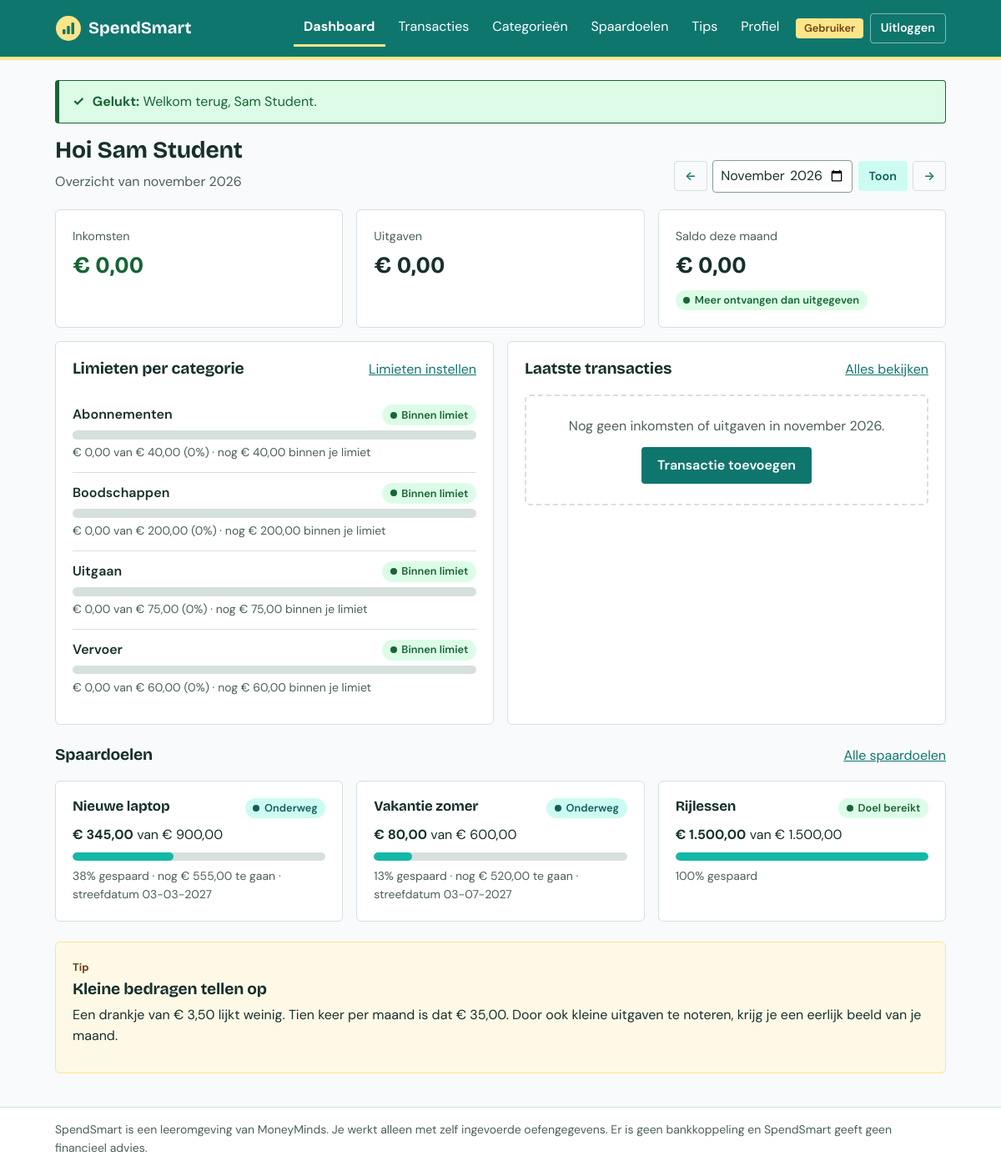
Screenshot of /dashboard?month=2026-11 (signed in) with the database file from the repository.
### tables this page shows
CREATE TABLE users (
    id              INT UNSIGNED NOT NULL AUTO_INCREMENT,
    name            VARCHAR(100) NOT NULL,
    email           VARCHAR(190) NOT NULL,
    password_hash   VARCHAR(255) NOT NULL,
    role            ENUM('user', 'content_manager') NOT NULL DEFAULT 'user',
    created_at      DATETIME NOT NULL DEFAULT CURRENT_TIMESTAMP,
    updated_at      DATETIME NOT NULL DEFAULT CURRENT_TIMESTAMP ON UPDATE CURRENT_TIMESTAMP,
    PRIMARY KEY (id),
    UNIQUE KEY users_email_unique (email)
);

CREATE TABLE categories (
    id                      INT UNSIGNED NOT NULL AUTO_INCREMENT,
    user_id                 INT UNSIGNED NOT NULL,
    suggestion_id           INT UNSIGNED NULL,
    name                    VARCHAR(60) NOT NULL,
    type                    ENUM('income', 'expense') NOT NULL,
    monthly_budget_cents    INT UNSIGNED NULL,
    created_at              DATETIME NOT NULL DEFAULT CURRENT_TIMESTAMP,
    updated_at              DATETIME NOT NULL DEFAULT CURRENT_TIMESTAMP ON UPDATE CURRENT_TIMESTAMP,
    PRIMARY KEY (id),
     
    UNIQUE KEY categories_user_name_type_unique (user_id, name, type),
    KEY categories_suggestion_id_index (suggestion_id),
    CONSTRAINT categories_user_fk FOREIGN KEY (user_id)
        REFERENCES users (id) ON DELETE CASCADE,
     
    CONSTRAINT categories_suggestion_fk FOREIGN KEY (suggestion_id)
        REFERENCES category_suggestions (id) ON DELETE SET NULL,
    CONSTRAINT categories_budget_check CHECK (monthly_budget_cents IS NULL OR monthly_budget_cents <= 999999999)
);

CREATE TABLE savings_goals (
    id              INT UNSIGNED NOT NULL AUTO_INCREMENT,
    user_id         INT UNSIGNED NOT NULL,
    name            VARCHAR(100) NOT NULL,
    target_cents    INT UNSIGNED NOT NULL,
    saved_cents     INT UNSIGNED NOT NULL DEFAULT 0,
    target_date     DATE NULL,
    created_at      DATETIME NOT NULL DEFAULT CURRENT_TIMESTAMP,
    updated_at      DATETIME NOT NULL DEFAULT CURRENT_TIMESTAMP ON UPDATE CURRENT_TIMESTAMP,
    PRIMARY KEY (id),
    KEY savings_goals_user_index (user_id),
    CONSTRAINT savings_goals_user_fk FOREIGN KEY (user_id)
        REFERENCES users (id) ON DELETE CASCADE,
    CONSTRAINT savings_goals_amounts_check CHECK (
        target_cents > 0 AND target_cents <= 999999999 AND saved_cents <= 999999999
    )
);

CREATE TABLE tips (
    id              INT UNSIGNED NOT NULL AUTO_INCREMENT,
    title           VARCHAR(150) NOT NULL,
    body            TEXT NOT NULL,
    is_published    TINYINT(1) NOT NULL DEFAULT 0,
    published_at    DATETIME NULL,
    author_id       INT UNSIGNED NULL,
    created_at      DATETIME NOT NULL DEFAULT CURRENT_TIMESTAMP,
    updated_at      DATETIME NOT NULL DEFAULT CURRENT_TIMESTAMP ON UPDATE CURRENT_TIMESTAMP,
    PRIMARY KEY (id),
    KEY tips_published_index (is_published, published_at),
    CONSTRAINT tips_author_fk FOREIGN KEY (author_id)
        REFERENCES users (id) ON DELETE SET NULL
);

### app/Views/partials/goal-card.php (the view, shortened to what the rows shown need)
<?php
$target = (int) $goal['target_cents'];
$saved = (int) $goal['saved_cents'];
$percentage = Money::percentage($saved, $target);
$width = bar_width($percentage);
$isReached = $saved >= $target;
$withActions ??= false;
?>
<article class="card goal-card">
    <div class="goal-card__header">
        <h3 class="goal-card__title"><?= e($goal['name']) ?></h3>
        <span class="status <?= $isReached ? 'status--ok' : 'status--progress' ?>">
            <?= $isReached ? 'Doel bereikt' : 'Onderweg' ?>
        </span>
    </div>
    <p class="goal-card__amount">
        <strong><?= e(money($saved)) ?></strong> van <?= e(money($target)) ?>
    </p>
    <div class="bar" role="img" aria-label="<?= e($percentage . '% van het doel gespaard') ?>">
        <div class="bar__fill <?= $isReached ? 'bar__fill--ok' : 'bar__fill--progress' ?> w-<?= $width ?>"></div>
    </div>
    <p class="goal-card__meta">
        <?= e($percentage) ?>% gespaard
        <?php if (!$isReached): ?>
            &middot; nog <?= e(money($target - $saved)) ?> te gaan
        <?php endif; ?>
        <?php if ($goal['target_date'] !== null): ?>
            &middot; streefdatum <?= e(format_date($goal['target_date'])) ?>
        <?php endif; ?>
    </p>
</article>

### app/Core/Router.php (shortened to what the rows shown need)
<?php
final class Router
{
    private array $routes = [];
    public function dispatch(Request $request): void
    {
        $path = $request->path();
        foreach ($this->routes as $route) {
            if (!preg_match($route['pattern'], $path, $matches)) {
                continue;
            }
            foreach ($route['middleware'] as $middleware) {
                Middleware::run($middleware);
            }
            $parameters = array_values(array_map(
                'intval',
                array_filter($matches, 'is_string', ARRAY_FILTER_USE_KEY)
            ));
            [$controllerClass, $action] = $route['handler'];
            $controller = new $controllerClass($request);
            $controller->$action(...$parameters);
            return;
        }
        throw new HttpException(404, 'Deze pagina bestaat niet.');
    }
    private function add(string $method, string $path, array $handler, array $middleware): void
    {
        $pattern = preg_replace('#\{([a-zA-Z]+)\}#', '(?P<$1>[1-9][0-9]{0,9})', $path);
        $this->routes[] = [
            'method' => $method,
            'pattern' => '#^' . $pattern . '$#',
            'handler' => $handler,
            'middleware' => $middleware,
        ];
    }
}

### app/Views/dashboard/index.php (shortened to what the rows shown need)
<?php
$budgetsWithLimit = array_filter($budgets, static fn (array $line): bool => $line['budget_cents'] !== null);
?>
<div class="page-header">
    <div>
        <h1>Hoi <?= e($user['name']) ?></h1>
        <p class="muted">Overzicht van <?= e($month->label()) ?></p>
    </div>
    <?= partial('month-filter', ['month' => $month, 'path' => '/dashboard']) ?>
</div>
<section class="stats" aria-label="Maandtotalen">
    <div class="stat card">
        <p class="stat__label">Inkomsten</p>
        <p class="stat__value amount--income"><?= e(money($totals['income'])) ?></p>
    </div>
    <div class="stat card">
        <p class="stat__label">Uitgaven</p>
        <p class="stat__value amount--expense"><?= e(money($totals['expense'])) ?></p>
    </div>
    <div class="stat card">
        <p class="stat__label">Saldo deze maand</p>
        <p class="stat__value"><?= e(money($balance)) ?></p>
        <span class="status <?= $balance >= 0 ? 'status--ok' : 'status--over' ?>">
            <?= $balance >= 0 ? 'Meer ontvangen dan uitgegeven' : 'Meer uitgegeven dan ontvangen' ?>
        </span>
    </div>
</section>
<div class="dashboard-grid">
    <section class="card" aria-labelledby="budgets-title">
        <div class="section-header">
            <h2 id="budgets-title">Limieten per categorie</h2>
            <a href="<?= e(url('/categories')) ?>">Limieten instellen</a>
        </div>
        <?php if ($budgetsWithLimit === []): ?>
            <?= partial('empty-state', [
                'text' => 'Je hebt nog geen maandlimieten ingesteld. Stel een limiet in bij een uitgavencategorie om hier je voortgang te zien.',
                'actionUrl' => url('/categories'),
                'actionLabel' => 'Naar categorieën',
            ]) ?>
        <?php else: ?>
            <?php foreach ($budgetsWithLimit as $line): ?>
                <?= partial('budget-bar', ['line' => $line]) ?>
            <?php endforeach; ?>
        <?php endif; ?>
    </section>
    <section class="card" aria-labelledby="recent-title">
        <div class="section-header">
            <h2 id="recent-title">Laatste transacties</h2>
            <a href="<?= e(url('/transactions', ['month' => $month->key()])) ?>">Alles bekijken</a>
        </div>
        <?php if ($recentTransactions === []): ?>
            <?= partial('empty-state', [
                'text' => 'Nog geen inkomsten of uitgaven in ' . $month->label() . '.',
                'actionUrl' => url('/transactions/create'),
                'actionLabel' => 'Transactie toevoegen',
            ]) ?>
        <?php endif; ?>
    </section>
</div>
<section aria-labelledby="goals-title" class="section">
    <div class="section-header">
        <h2 id="goals-title">Spaardoelen</h2>
        <a href="<?= e(url('/goals')) ?>">Alle spaardoelen</a>
    </div>
    <?php if ($goals === []): ?>
        <?= partial('empty-state', [
            'text' => 'Je hebt nog geen spaardoelen.',
            'actionUrl' => url('/goals/create'),
            'actionLabel' => 'Spaardoel toevoegen',
        ]) ?>
    <?php else: ?>
        <div class="card-grid">
            <?php foreach ($goals as $goal): ?>
                <?= partial('goal-card', ['goal' => $goal]) ?>
            <?php endforeach; ?>
        </div>
    <?php endif; ?>
</section>
<?php if ($tip !== null): ?>
    <?= partial('tip-card', ['tip' => $tip]) ?>
<?php endif; ?>

### app/Views/partials/budget-bar.php (shortened to what the rows shown need)
<div class="budget">
    <div class="budget__header">
        <span class="budget__name"><?= e($line['name']) ?></span>
        <span class="status status--<?= e($line['status']) ?>"><?= e($line['status_label']) ?></span>
    </div>
    <?php if ($line['budget_cents'] !== null): ?>
        <div class="bar" role="img" aria-label="<?= e($line['percentage'] . '% van de limiet gebruikt') ?>">
        </div>
        <p class="budget__meta">
            <?= e(money($line['spent_cents'])) ?> van <?= e(money($line['budget_cents'])) ?>
            (<?= e($line['percentage']) ?>%) &middot;
            <?php if ($line['remaining_cents'] >= 0): ?>
                nog <?= e(money($line['remaining_cents'])) ?> binnen je limiet
            <?php else: ?>
                <?= e(money(-$line['remaining_cents'])) ?> boven je limiet
            <?php endif; ?>
        </p>
    <?php else: ?>
        <p class="budget__meta"><?= e(money($line['spent_cents'])) ?> uitgegeven &middot; geen maandlimiet ingesteld</p>
    <?php endif; ?>
</div>

### app/Views/partials/tip-card.php (shortened to what the rows shown need)
<aside class="card tip-card">
    <p class="tip-card__label">Tip</p>
    <h2><?= e($tip['title']) ?></h2>
    <p><?= nl2br(e($tip['body'])) ?></p>
</aside>

### app/Views/layouts/main.php (shortened to what the rows shown need)
<?php
try {
    $currentUser = Auth::user();
} catch (Throwable) {
    $currentUser = null;
}
$navigation = match ($currentUser['role'] ?? null) {
    Role::USER => [
        '/dashboard' => 'Dashboard',
        '/transactions' => 'Transacties',
        '/categories' => 'Categorieën',
        '/goals' => 'Spaardoelen',
        '/tips' => 'Tips',
        '/profile' => 'Profiel',
    ],
    Role::CONTENT_MANAGER => [
        '/content/statistics' => 'Statistieken',
        '/content/tips' => 'Leerteksten',
        '/content/suggestions' => 'Categorievoorstellen',
        '/profile' => 'Profiel',
    ],
    default => [
        '/login' => 'Inloggen',
        '/register' => 'Account maken',
    ],
};
?>
<!DOCTYPE html>
<html lang="nl">
<head>
    <link rel="stylesheet" href="<?= e(asset('css/app.css')) ?>">
</head>
<body>
<header class="site-header">
    <div class="container site-header__inner">
        <a class="brand" href="<?= e(url('/')) ?>">
            <span class="brand__name">SpendSmart</span>
        </a>
        <nav id="main-nav" class="main-nav" aria-label="Hoofdmenu">
            <ul class="main-nav__list">
                <?php foreach ($navigation as $path => $label): ?>
                    <li>
                        <a class="main-nav__link" href="<?= e(url($path)) ?>"<?= is_active($path) ? ' aria-current="page"' : '' ?>><?= e($label) ?></a>
                    </li>
                <?php endforeach; ?>
            </ul>
            <?php if ($currentUser !== null): ?>
                <div class="main-nav__account">
                    <span class="role-badge"><?= e(Role::label($currentUser['role'])) ?></span>
                    <form method="post" action="<?= e(url('/logout')) ?>">
                        <button type="submit" class="button button--ghost button--small">Uitloggen</button>
                    </form>
                </div>
            <?php endif; ?>
        </nav>
    </div>
</header>
<main id="main" class="container main">
    <?php foreach (Flash::consume() as $message): ?>
        <?= partial('alert', ['type' => $message['type'], 'text' => $message['text']]) ?>
    <?php endforeach; ?>
    <?= $content ?>
</main>
<footer class="site-footer">
    <div class="container">
        <p>SpendSmart is een leeromgeving van MoneyMinds. Je werkt alleen met zelf ingevoerde oefengegevens. Er is geen bankkoppeling en SpendSmart geeft geen financieel advies.</p>
    </div>
</footer>
</body>
</html>

### rows the page displays
users: role "Dashboard", role "Transacties", role "Categorieën", role "Spaardoelen", role "Tips", role "Profiel", role "Gebruiker", name "Sam Student"
categories: name "Abonnementen", status_label "Binnen limiet", spent_cents "€ 0,00", monthly_budget_cents "€ 40,00", percentage "0"
categories: name "Boodschappen", status_label "Binnen limiet", spent_cents "€ 0,00", monthly_budget_cents "€ 200,00", percentage "0"
categories: name "Uitgaan", status_label "Binnen limiet", spent_cents "€ 0,00", monthly_budget_cents "€ 75,00", percentage "0"
categories: name "Vervoer", status_label "Binnen limiet", spent_cents "€ 0,00", monthly_budget_cents "€ 60,00", percentage "0"
savings_goals: name "Nieuwe laptop", shows "Onderweg", saved_cents "€ 345,00", target_cents "€ 900,00", percentage "38", money($target - $saved) "€ 555,00", target_date "03-03-2027"
savings_goals: name "Vakantie zomer", shows "Onderweg", saved_cents "€ 80,00", target_cents "€ 600,00", percentage "13", money($target - $saved) "€ 520,00", target_date "03-07-2027"
savings_goals: name "Rijlessen", shows "Doel bereikt", saved_cents "€ 1.500,00", target_cents "€ 1.500,00", percentage "100"
tips: title "Kleine bedragen tellen op", body "Een drankje van € 3,50 lijkt weinig. Tien keer per maand is dat € 35,00. Door ook kleine uitgaven te noteren, krijg je een eerlijk beeld van je maand."

### other values shown
money($totals['income']) "€ 0,00"
money($totals['expense']) "€ 0,00"
